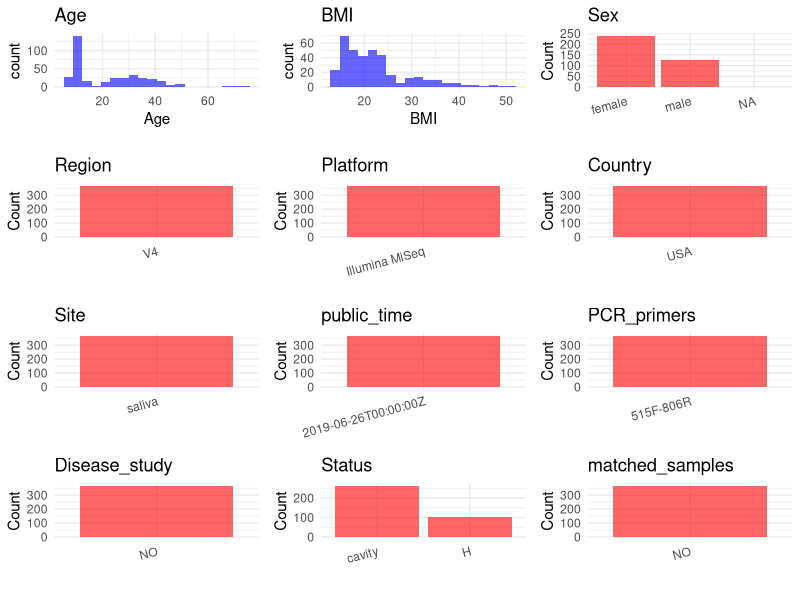

Generate this figure with R: (Note: this script raises an error after producing the figure.)
## ---- chunk 1
# Load necessary libraries
library(dplyr)
library(ggplot2)
library(cowplot)

# Set working directory (update this path to your local directory)
setwd("D:/metadata/PRJEB33119")

# Read the initial metadata files
initial_meta<-read.csv("SraRunTable.csv",header = T)

# Combine the two metadata files
#meta <- rbind(initial_meta, initial_meta1)

#Remove entries non-oral samples
initial_meta <- subset(initial_meta, Organism == "human oral metagenome")

# Check the number of samples containing "HT" in Sample.Name (e.g., healthy controls)
#nrow(subset(meta, grepl("HT", Sample.Name)))

# Display the first few rows of the metadata
head(initial_meta)
## ---- chunk 2
# Create a uniform metadata dataframe
metadata <- data.frame(
  BioProject = initial_meta$BioProject,
  Run = initial_meta$Run,
  sample_name = initial_meta$Sample.Name,
  Age = initial_meta$Host_age,
  BMI = initial_meta$BMI,
  Sex=initial_meta$sex,
  Region = "V4",
  Platform = initial_meta$Instrument,
  Country = initial_meta$geo_loc_name_country,
  Site = initial_meta$env_material,
  public_time = initial_meta$ReleaseDate,
  stringsAsFactors = FALSE
)
## ---- chunk 3
# Add information obtained from the publication
metadata$PCR_primers <- "515F-806R"
metadata$title <- "Patterns of Oral Microbiota Diversity in Adults and Children: A Crowdsourced Population Study"
metadata$Disease_study <- "NO"
# Assign disease status based on sample_name patterns
#metadata$Status<-"H"
metadata <- metadata %>%
  mutate(Status = case_when(
    initial_meta$last_cavity == "Never had a cavity" ~ "H",
    initial_meta$last_cavity != "Never had a cavity" ~ "cavity"
  ))

#extract subject id by remove prefix of sample_name
metadata$sample_name <- gsub("T|CR|CS|C|N|S", "", metadata$sample_name)

# Check initial data distribution
cat("Initial sample distribution:\n")
table(metadata$sample_name)
table(metadata$Site)

# Calculate sampling frequency per subject
sample_counts <- table(metadata$sample_name)
cat("\nNumber of samples per subject:\n")
print(sample_counts)

# Create matched_samples column
metadata$matched_samples <- ifelse(metadata$sample_name %in% names(sample_counts[sample_counts >= 2]), "YES", "NO")

cat("\nMatched samples distribution:\n")
table(metadata$matched_samples)

# Identify samples for removal: single samples excluding saliva and tongue coat
single_samples <- names(sample_counts[sample_counts == 1])
samples_to_remove <- metadata$sample_name %in% single_samples & 
                     !(metadata$Site %in% c("saliva", "tongue coat"))

cat("\nNumber of samples to be removed:", sum(samples_to_remove), "\n")

# Remove identified samples
metadata_clean <- metadata[!samples_to_remove, ]

cat("\nFinal sample distribution after cleaning:\n")
table(metadata_clean$sample_name)
table(metadata_clean$Site)
table(metadata_clean$matched_samples)

# Use cleaned dataset for subsequent analysis
metadata <- metadata_clean
## ---- chunk 4
# Check the number of unique runs and sample names
print(paste("Number of unique runs:", length(unique(metadata$Run))))
print(paste("Number of unique sample names:", length(unique(metadata$sample_name))))
## ---- chunk 5
# Select columns for visualization
plot_data <- metadata %>%
  select(-BioProject, -Run, -sample_name, -title)

# Function to create simple plots for each column
create_simple_plots <- function(data) {
  plots <- list()
  
  for (col in colnames(data)) {
    # Check if the column is all NA
    if (all(is.na(data[[col]]))) {
      # Create an empty plot with text indicating all NA
      p <- ggplot() +
        annotate("text", x = 0.5, y = 0.5, label = "this column is NA", size = 6) +
        labs(title = col) +
        theme_void()
    } else if (is.numeric(data[[col]])) {
      # Numeric variable: histogram
      p <- ggplot(data, aes(x = .data[[col]])) +
        geom_histogram(fill = "blue", alpha = 0.6, bins = 20, na.rm = TRUE) +
        labs(title = col) +
        theme_minimal()
    } else {
      # Categorical variable: bar plot (remove NA values)
      count_data <- as.data.frame(table(data[[col]], useNA = "ifany"))
      p <- ggplot(count_data, aes(x = reorder(Var1, -Freq), y = Freq)) +
        geom_col(fill = "red", alpha = 0.6) +
        labs(title = col, x = NULL, y = "Count") +
        theme_minimal() +
        theme(axis.text.x = element_text(angle = 15, hjust = 1))
    }
    plots[[col]] <- p
  }
  
  return(plots)
}

# Generate and arrange plots
plots <- create_simple_plots(plot_data)
p<-plot_grid(plots$Age, 
          plots$BMI, 
          plots$Sex, 
          plots$Region, 
          plots$Platform, 
          plots$Country, 
          plots$Site,
          plots$public_time, 
          plots$PCR_primers,
          plots$Disease_study,
          plots$Status,
          plots$matched_samples,# add 
          ncol = 3, align = "hv", axis = "lb")
ggsave("Metadata_Summary.png", plot = p, width = 8, height = 6, dpi = 150)
## ---- chunk 6
knitr::include_graphics("Metadata_Summary.png")
## ---- chunk 7
# Reorder columns to match the desired format
metadata <- metadata[, c(
  "BioProject", "Run", "sample_name", "Age", "BMI", "Sex", 
  "Region", "Platform", "Country", "Site", "public_time", 
  "PCR_primers", "title", "Disease_study", "Status","matched_samples"
)]

# Export the uniform metadata to a CSV file
write.csv(metadata, file = "metadata.csv", quote = FALSE)
head(metadata)
